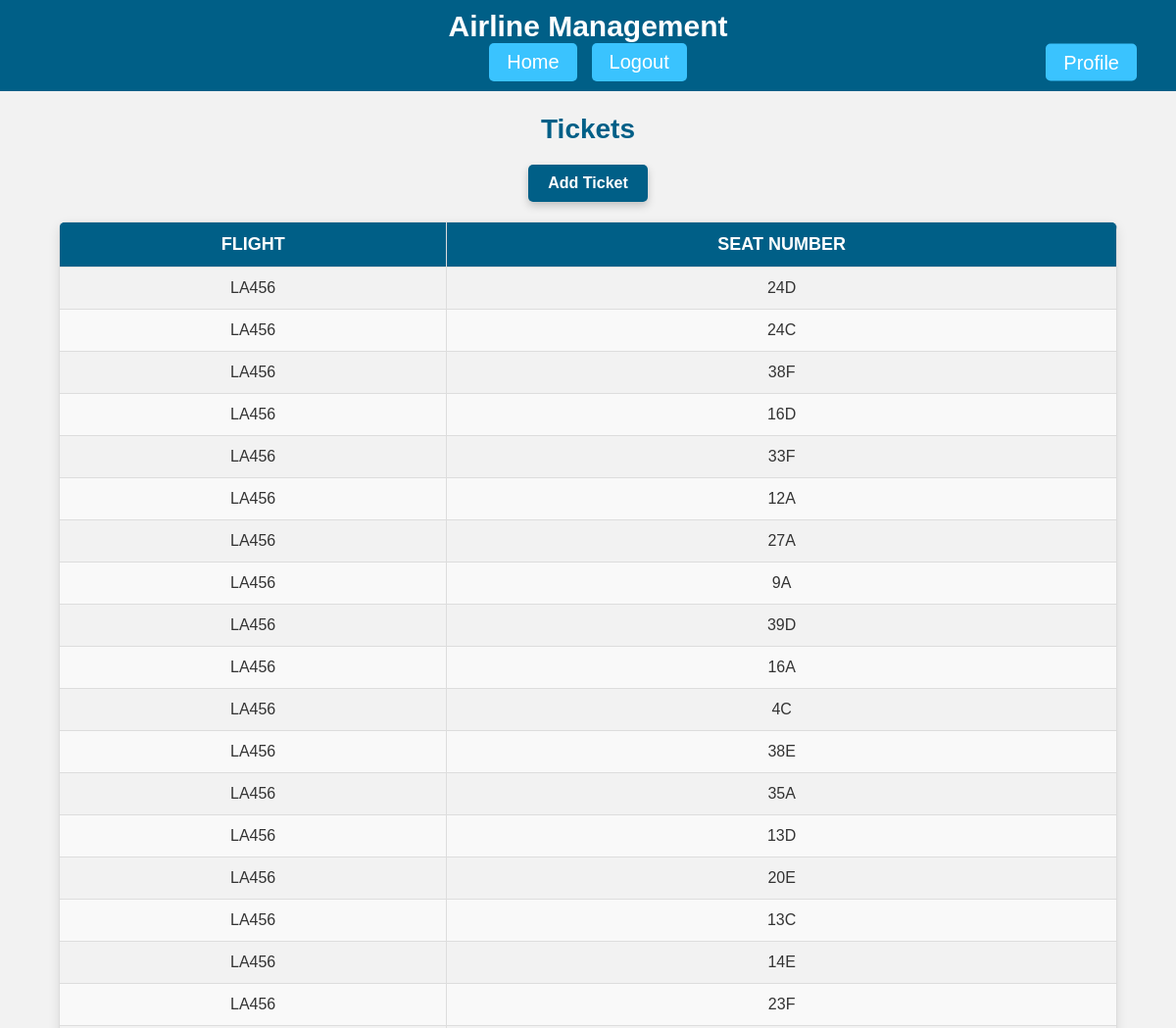
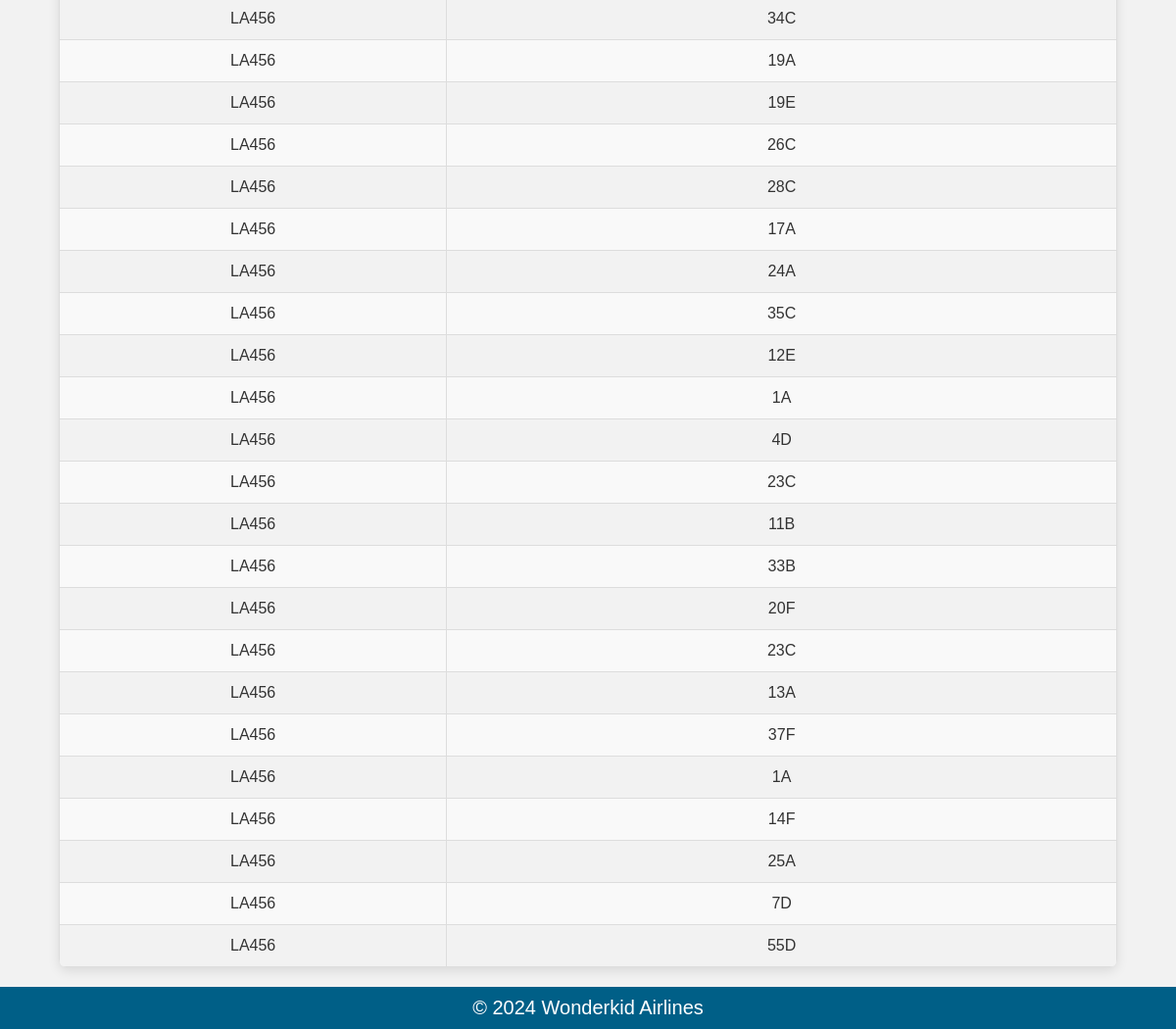
The page /tickets/ (signed in) on the database its author committed (2 pictures, top to bottom).
### Airlines/models.py (models this page shows, shortened)
class Ticket(models.Model):
    flight = models.ForeignKey(Flight, on_delete=models.CASCADE)
    seat_number = models.CharField(max_length=10)

class Flight(models.Model):
    flight_number = models.CharField(max_length=10)
    departure_airport = models.ForeignKey(Airport, on_delete=models.CASCADE, related_name='departing_flights')
    arrival_airport = models.ForeignKey(Airport, on_delete=models.CASCADE, related_name='arriving_flights')
    departure_time = models.DateTimeField()
    arrival_time = models.DateTimeField()
    aircraft = models.ForeignKey(Aircraft, on_delete=models.CASCADE)
    def __str__(self):
        return self.flight_number

### Airlines/views.py (the view)
# urls.py: path('tickets/', views.tickets_list, name='tickets'),
@login_required
def tickets_list(request):
    tickets = Ticket.objects.all()
    return render(request, 'tickets.html', {'tickets': tickets})

### Airlines/templates/tickets.html (shortened to what this page needs)
{% extends 'base.html' %}
{% block content %}
    <h2>Tickets</h2>
    <a href="{% url 'add_ticket' %}" class="btn primary-btn">Add Ticket</a>
    <table>
        <thead>
            <tr>
                <th>Flight</th>
                <th>Seat Number</th>
            </tr>
        </thead>
        <tbody>
            {% for ticket in tickets %}
            <tr>
                <td>{{ ticket.flight }}</td>
                <td>{{ ticket.seat_number }}</td>
            </tr>
            {% endfor %}
        </tbody>
    </table>
{% endblock %}

### Airlines/templates/base.html (style rules this page uses)
body { font-family: Arial, sans-serif; background-color: #f2f2f2; margin: 0; padding: 0; color: #333; min-height: 100vh; display: flex; flex-direction: column; }

### Airlines/templates/tickets.html (style rules this page uses)
h2 { text-align: center; color: #005f87; font-size: 28px; margin-bottom: 20px; font-weight: bold; }
table { width: 90%; margin: 20px auto; border-collapse: collapse; border-radius: 8px; overflow: hidden; box-shadow: 0px 4px 12px rgba(0, 0, 0, 0.1); }
table th, table td { padding: 12px; text-align: center; font-size: 16px; border: 1px solid #ddd; }
table th { background-color: #005f87; color: white; font-weight: bold; text-transform: uppercase; font-size: 18px; }
table tbody tr:nth-child(even) { background-color: #f9f9f9; }
.btn { display: inline-block; padding: 10px 20px; background-color: #005f87; color: white; text-decoration: none; border-radius: 5px; font-size: 20px; font-weight: 500; transition: background-color 0.3s ease, transform 0.2s ease; }
.primary-btn { display: block; width: fit-content; margin: 0 auto 20px; background-color: #005f87; font-size: 16px; font-weight: bold; box-shadow: 0px 4px 8px rgba(0, 0, 0, 0.2); }

### rows shown on the page
Ticket: flight "LA456", seat_number "24D"
Ticket: flight "LA456", seat_number "24C"
Ticket: flight "LA456", seat_number "38F"
Ticket: flight "LA456", seat_number "16D"
Ticket: flight "LA456", seat_number "33F"
Ticket: flight "LA456", seat_number "12A"
Ticket: flight "LA456", seat_number "27A"
Ticket: flight "LA456", seat_number "9A"
Ticket: flight "LA456", seat_number "39D"
Ticket: flight "LA456", seat_number "16A"
Ticket: flight "LA456", seat_number "4C"
Ticket: flight "LA456", seat_number "38E"
Ticket: flight "LA456", seat_number "35A"
Ticket: flight "LA456", seat_number "13D"
Ticket: flight "LA456", seat_number "20E"
Ticket: flight "LA456", seat_number "13C"
Ticket: flight "LA456", seat_number "14E"
Ticket: flight "LA456", seat_number "23F"
Ticket: flight "LA456", seat_number "34C"
Ticket: flight "LA456", seat_number "19A"
Ticket: flight "LA456", seat_number "19E"
Ticket: flight "LA456", seat_number "26C"
Ticket: flight "LA456", seat_number "28C"
Ticket: flight "LA456", seat_number "17A"
Ticket: flight "LA456", seat_number "24A"
Ticket: flight "LA456", seat_number "35C"
Ticket: flight "LA456", seat_number "12E"
Ticket: flight "LA456", seat_number "1A"
Ticket: flight "LA456", seat_number "4D"
Ticket: flight "LA456", seat_number "23C"
Ticket: flight "LA456", seat_number "11B"
Ticket: flight "LA456", seat_number "33B"
Ticket: flight "LA456", seat_number "20F"
Ticket: flight "LA456", seat_number "23C"
Ticket: flight "LA456", seat_number "13A"
Ticket: flight "LA456", seat_number "37F"
Ticket: flight "LA456", seat_number "1A"
Ticket: flight "LA456", seat_number "14F"
Ticket: flight "LA456", seat_number "25A"
Ticket: flight "LA456", seat_number "7D"
Ticket: flight "LA456", seat_number "55D"
